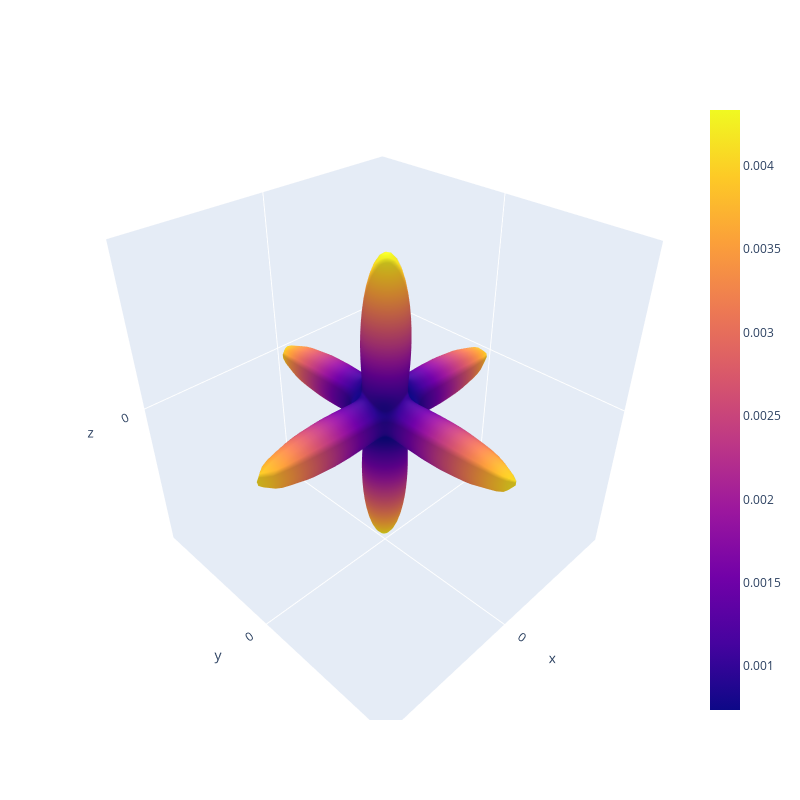

Here is the notebook cell this chart was saved with:
### Code cell
rd, S = lat.compliance_tensors.popitem()
S = elasticity_func.compliance_Voigt_to_4th_order(S)
fig = plotting.plotly_elasticity_surf(S)
fig.update_layout(width=800, height=800)

### Figure 1 — Plotly figure (JSON) as saved in the notebook; plotly's stock layout.template omitted (floating-point values rounded to 4 significant figures; data arrays with more than 128 entries replaced by an {"elided": "..."} marker saying what was removed)
{"data": [{"surfacecolor": {"elided": "100x100 float values"}, "type": "surface", "x": {"elided": "100x100 float values"}, "y": {"elided": "100x100 float values"}, "z": {"elided": "100x100 float values"}}], "layout": {"height": 800, "title": {"text": ""}, "width": 800}}
